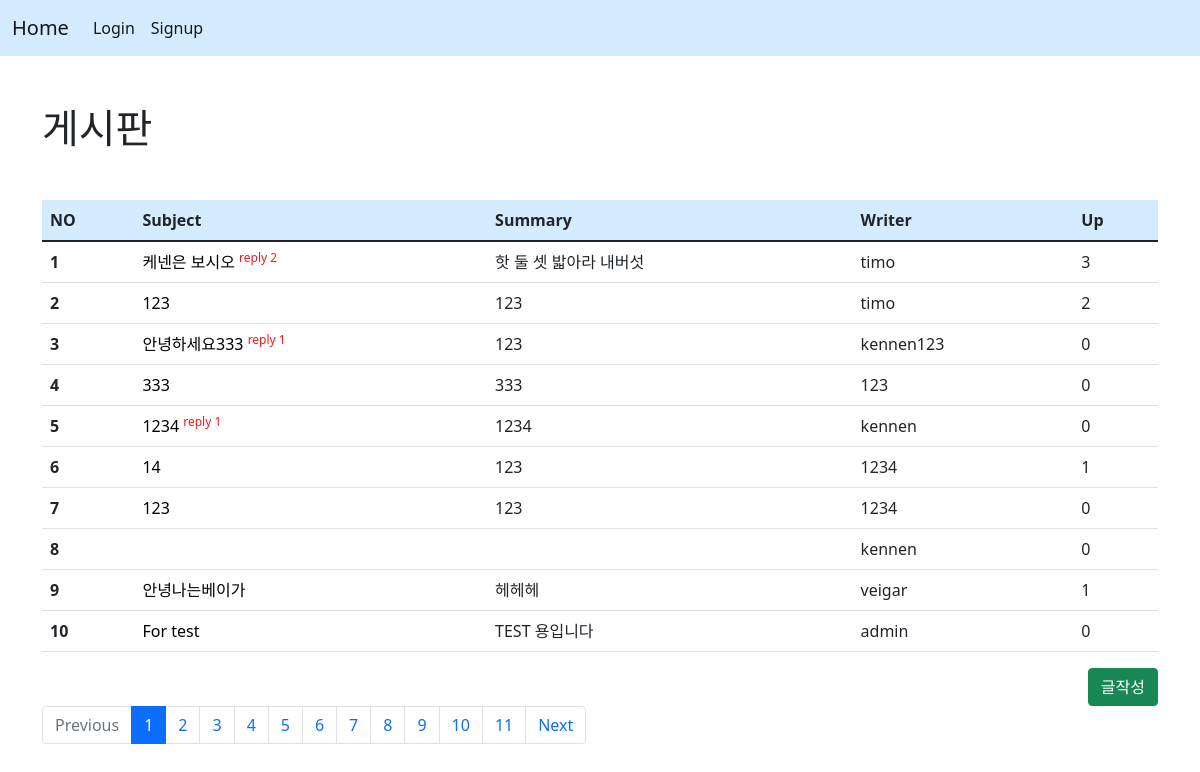
/board/, run on the app's committed database.
### board/models.py (models this page shows, shortened)
class Board(models.Model):
    subject = models.CharField(max_length=100)
    writer = models.CharField(max_length=30)
    content = models.TextField()
    likey = models.IntegerField()
    up = models.ManyToManyField(User)

### board/views.py (the view)
# urls.py: path('', views.index, name="index"),
def index(request):
    b = Board.objects.all()
    page = request.GET.get("page", 1)
    pag = Paginator(b, 10)
    obj = pag.get_page(page)
    context = {
        'con' : obj
    }
    return render(request, "board/index.html", context)

### template/board/index.html (shortened to what this page needs)
{% extends 'base.html' %}
{% block content %}
<div class="container mt-5">
    <h1>게시판</h1>
    <table class="table mt-5 table-hover">
        <thead style="background-color: #068bff2b;">
        <tr>
            <th scope="col">NO</th>
            <th scope="col">Subject</th>
            <th scope="col">Summary</th>
            <th scope="col">Writer</th>
            <th scope="col">Up</th>
        </tr>
        </thead>
        <tbody>
        {% if con %}
            {% for i in con %}
            <tr>
                <th scope="row">{{ forloop.counter }}</th>
                <td>
                    <a href="{% url 'board:detail' i.id %}">
                        {{ i.subject }}
                    </a>
                    {% if i.reply_set.count > 0 %}
                        <sup style="color: rgba(255, 0, 0, 0.918);">reply {{ i.reply_set.count }}</sup>
                    {% endif %}
                </td>
                <td>{{ i.content }}</td>
                {% if user.username == i.writer %}
                    <td><mark style="background-color: #068bff2b;">{{ i.writer }}</mark></td>
                {% else %}
                    <td>{{ i.writer }}</td>
                {% endif %}
                <td> {{i.up.count}}</td>
            </tr>
            {% endfor %}
        {% else %}
        <td colspan="5">No Result</td>
        {% endif %}
        </tbody>
    </table>
    <div class="text-end">
        <a href="{% url 'board:create' %}"><button type="button" class="btn btn-success">글작성</button></a>
    </div>
    <nav aria-label="Page navigation example">
        <ul class="pagination">
            {% if con.has_previous %}
                <li class="page-item"><a class="page-link" href="#">Previous</a></li>
            {% else %}
                <li class="page-item disabled"><a class="page-link" href="#">Previous</a></li>
            {% endif %}
            {% for i in con.paginator.page_range %}
                {% if i == con.number %}
                    <li class="page-item active"><a class="page-link" href="{% url 'board:index' %}?page={{i}}">{{i}}</a></li>
                {% else %}
                    <li class="page-item"><a class="page-link" href="{% url 'board:index' %}?page={{i}}">{{i}}</a></li>
                {% endif %}
            {% endfor %}
            {% if con.has_next %}
                <li class="page-item"><a class="page-link" href="#">Next</a></li>
            {% else %}
                <li class="page-item disabled"><a class="page-link" href="#">Next</a></li>
            {% endif %}
        </ul>
    </nav>
</div>
{% endblock %}

### template/board/index.html (style rules this page uses)
a { text-decoration: none; color: black; }

### data on the page
Board: subject "케넨은 보시오", reply_set.count "2", content "핫 둘 셋 밟아라 내버섯", writer "timo", up.count "3"
Board: subject "123", content "123", writer "timo", up.count "2"
Board: subject "안녕하세요333", reply_set.count "1", content "123", writer "kennen123", up.count "0"
Board: subject "333", content "333", writer "123", up.count "0"
Board: subject "1234", reply_set.count "1", content "1234", writer "kennen", up.count "0"
Board: subject "14", content "123", writer "1234", up.count "1"
Board: subject "123", content "123", writer "1234", up.count "0"
Board: writer "kennen", up.count "0"
Board: subject "안녕나는베이가", content "헤헤헤", writer "veigar", up.count "1"
Board: subject "For test", content "TEST 용입니다", writer "admin", up.count "0"

### other printed values
{{ i }} "1"
{{ i }} "2" "3" "4" "5" "6" "7" "8" "9" "10" "11"
